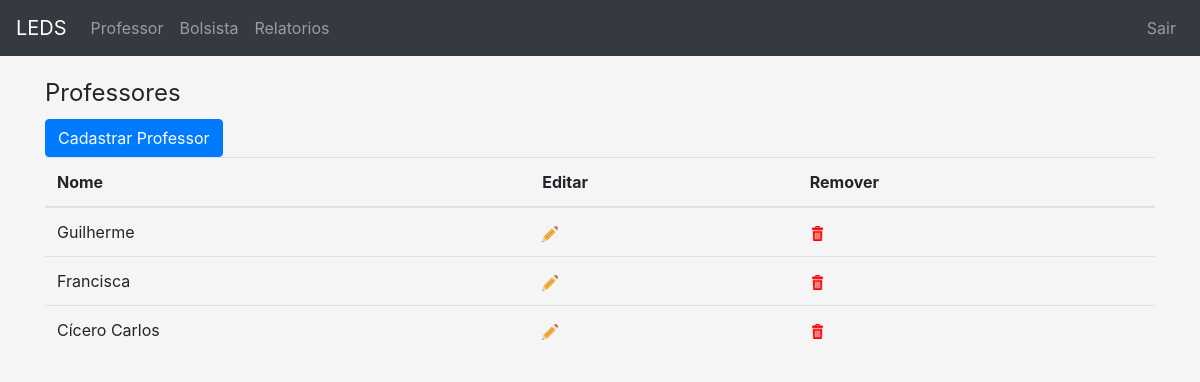
Before: /professor/ (signed in) with the older database file.
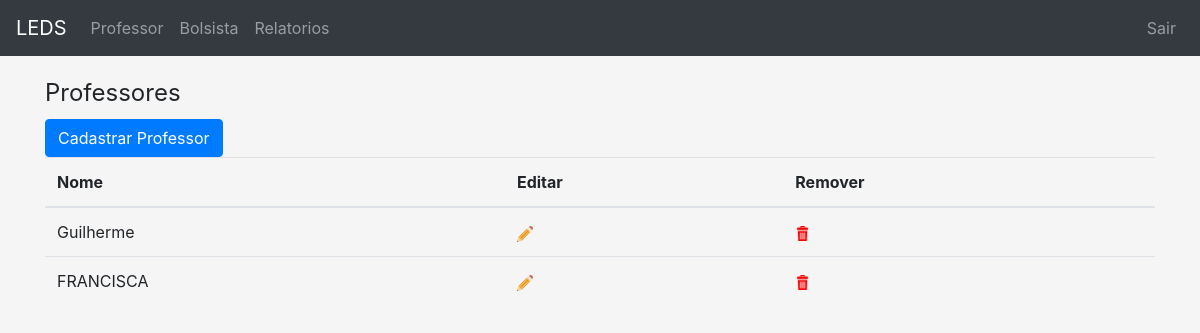
After: the same page with the newer database file.
### app/models.py (models this page shows, shortened)
class Professor(models.Model):
	nome = models.CharField('Nome', max_length=100, unique = True)
	class Meta:
		verbose_name='Professor';
		verbose_name_plural='Professores'

### app/views.py (the view)
# urls.py: url(r'^professor/$', views.list_professor, name='list_professor'),
@login_required(login_url='/login')
def list_professor(request):
	professores = Professor.objects.all()
	return render(request, 'professor/list_professor.html',{'professores':professores})

### app/templates/professor/list_professor.html (shortened to what this page needs)
{% extends "base.html" %}
{%load static%}
{% load django_bootstrap_breadcrumbs %}
{%block content%}
    <legend>Professores</legend>
    <a href="{%url 'app:create_professor'%}"><button class="btn btn-primary">Cadastrar Professor
</button></a>
    <table class="table">
        <thead>
        <tr>
            <th>Nome</th>
            <th>Editar</th>
            <th>Remover</th>
        </thead>
        <tbody>
        {% for professor in professores %}
            <tr>
                <td>{{ professor.nome }}</td>
                <td><a href="{%url 'app:update_professor' professor.id%}"><img alt="" src="{% static 'img/edit.png'%}"></a></td>
                <td><a href="{%url 'app:delete_professor' professor.id%}"><img alt="" src="{% static 'img/rubbish.png'%}" width="15" height="15"></a></td>
            </tr>
        {% endfor %}
        </tbody>
    </table>
{% endblock %}

Changed rows visible on the page:
removed Professor: nome "Francisca"
removed Professor: nome "Cícero Carlos"
added Professor: nome "FRANCISCA"
